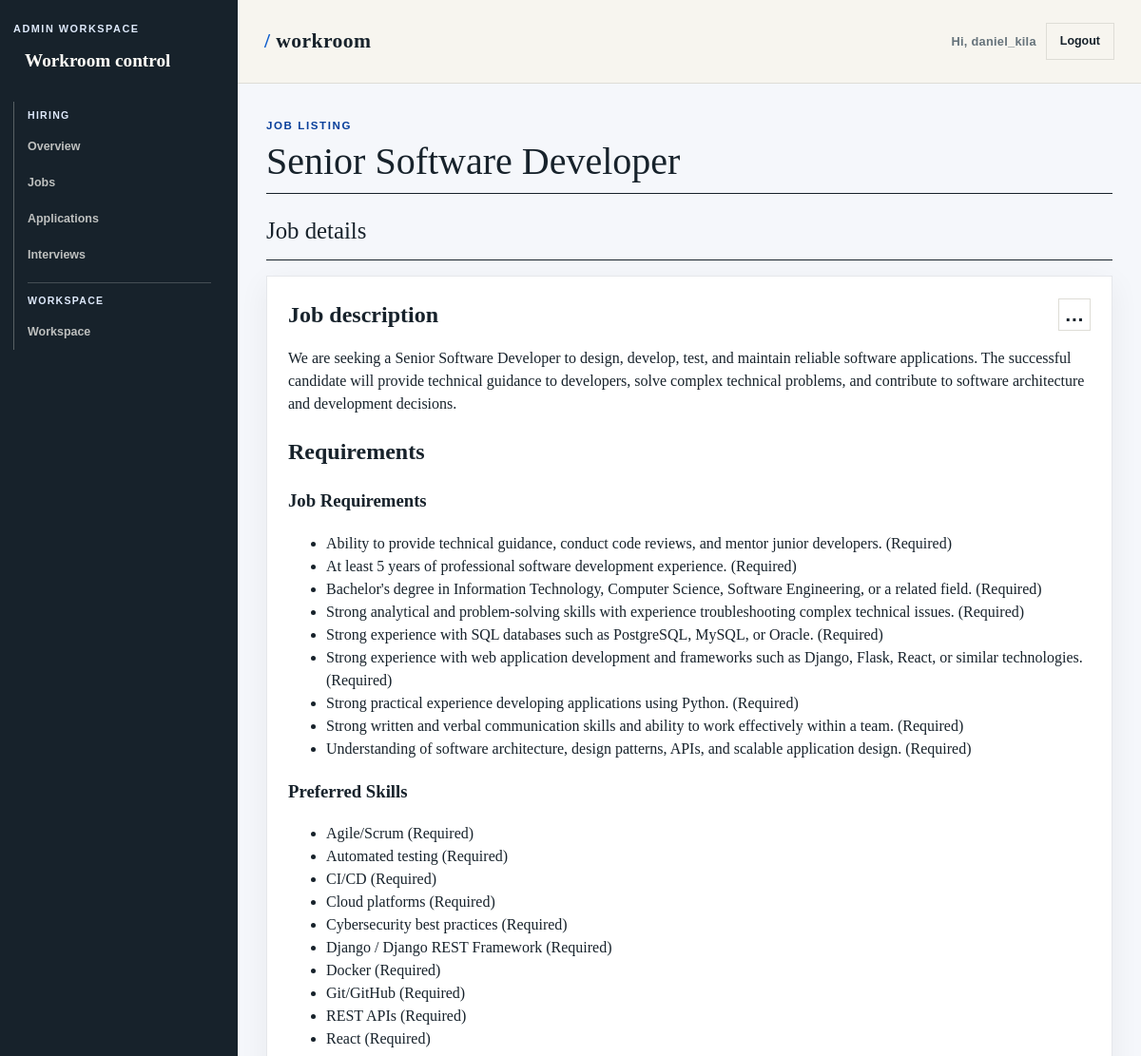
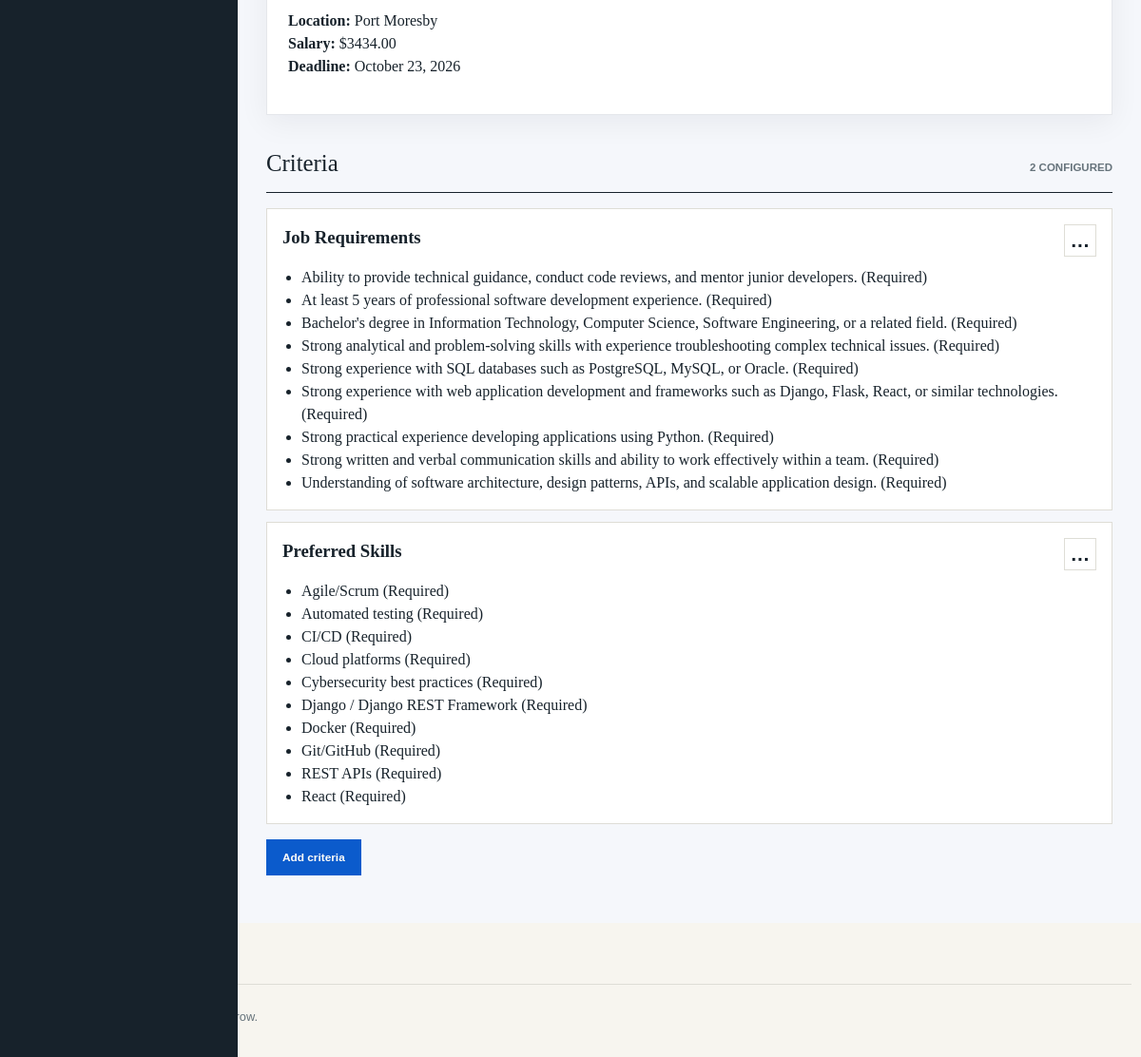
Page /dashboard/job/38/ (signed in) on the committed database (2 pictures, top to bottom).
### job_application/models.py (models this page shows, shortened)
class Job(models.Model):
    workflow = models.ForeignKey(
        'pipeline.Workflow',
        on_delete=models.SET_NULL,
        related_name='jobs',
        null=True,
        blank=True,
    )
    screening_threshold = models.PositiveSmallIntegerField(
        null=True,
        blank=True,
        validators=[MinValueValidator(0), MaxValueValidator(100)],
    )
    title = models.CharField(max_length=100)
    description = models.TextField()
    location = models.CharField(max_length=100)
    salary = models.DecimalField(
        max_digits=10,
        decimal_places=2
    )
    posted_date = models.DateTimeField(auto_now_add=True)
    deadline = models.DateTimeField()
    is_active = models.BooleanField(default=True)
    class Meta:
        db_table = 'main_app_job'

class Criterion(models.Model):
    job = models.ForeignKey(
        Job,
        on_delete=models.CASCADE,
        related_name='criteria',
        null=True,
        blank=True,
    )
    name = models.CharField(max_length=150)
    class Meta:
        db_table = 'main_app_criterion'
        ordering = ('name',)
        verbose_name = 'Criterion'
        verbose_name_plural = 'Criteria'

class Requirement(models.Model):
    criterion = models.ForeignKey(
        Criterion,
        on_delete=models.CASCADE,
        related_name='requirements'
    )
    description = models.TextField()
    required = models.BooleanField(default=True)
    class Meta:
        db_table = 'main_app_requirement'
        ordering = ('description',)

### dashboard/views.py (the view, shortened to what this page needs)
# urls.py: path('job/<int:pk>/', views.admin_job_detail, name='admin_job_detail'),
@admin_required
def admin_job_detail(request, pk):
	job = get_object_or_404(Job, pk=pk)
	criteria = job.criteria.prefetch_related('requirements').all()
	return render(request, 'dashboard/jobs/detail.html', {
		'job': job,
		'criteria': criteria,
	})

### dashboard/views.py (called while the page is built)
def _is_admin(user):
	if user.is_superuser:
		return True
	profile = UserProfile.objects.filter(user=user).first()
	return profile is not None and profile.role == UserProfile.Role.ADMIN

def admin_required(view):
	@login_required
	@wraps(view)
	def wrapped(request, *args, **kwargs):
		if not _is_admin(request.user):
			raise Http404
		return view(request, *args, **kwargs)
	return wrapped

### tempates/dashboard/jobs/detail.html (shortened to what this page needs)
{% extends 'dashboard/base.html' %}
{% block dashboard_content %}
<div class="job-detail-page">
    <header class="dashboard-heading">
        <div>
            <p class="eyebrow">Job listing</p>
            <h1>{{ job.title }}</h1>
        </div>
    </header>
    <div class="job-layout">
        <div class="job-main">
            <section class="section-block">
                <div class="section-heading">
                    <h2>Job details</h2>
                </div>
                <div class="panel" style="padding:22px">
                    <div class="job-description-heading">
                        <h2>Job description</h2>
                        <details class="job-menu">
                            <summary aria-label="More job actions">&hellip;</summary>
                        </details>
                    </div>
                    <p>{{ job.description }}</p>
                    <h2>Requirements</h2>
                    {% if criteria %}
                        {% for criterion in criteria %}
                            <h3>{{ criterion.name }}</h3>
                            {% if criterion.requirements.all %}
                                <ul>
                                    {% for requirement in criterion.requirements.all %}
                                        <li>{{ requirement.description }}{% if requirement.required %} (Required){% endif %}</li>
                                    {% endfor %}
                                </ul>
                            {% endif %}
                        {% endfor %}
                    {% else %}
                        <p>No requirements listed.</p>
                    {% endif %}
                    <p><strong>Location:</strong> {{ job.location }}<br><strong>Salary:</strong> ${{ job.salary }}<br><strong>Deadline:</strong> {{ job.deadline|date:'F j, Y' }}</p>
                </div>
            </section>
            <section class="section-block">
                <div class="section-heading">
                    <h2>Criteria</h2>
                    <span class="section-count">{{ criteria|length }} configured</span>
                </div>
                {% if criteria %}
                    <div class="criterion-list">
                        {% for criterion in criteria %}
                            <article class="criterion-card">
                                <div class="criterion-card-heading">
                                    <h3>{{ criterion.name }}</h3>
                                    <details class="job-menu">
                                        <summary aria-label="More actions for {{ criterion.name }}">&hellip;</summary>
                                    </details>
                                </div>
                                {% if criterion.requirements.all %}
                                    <ul class="criterion-requirements">
                                        {% for requirement in criterion.requirements.all %}
                                            <li>{{ requirement.description }}{% if requirement.required %} (Required){% endif %}</li>
                                        {% endfor %}
                                    </ul>
                                {% else %}
                                    <p class="empty-state">No requirements configured.</p>
                                {% endif %}
                            </article>
                        {% endfor %}
                    </div>
                {% else %}
                    <p class="empty-state">No criteria configured.</p>
                {% endif %}
            </section>
            <div class="criteria-add-action">
                <button id="add-criterion-toggle" class="submit-button" type="button">Add criteria</button>
            </div>
        </div>
    </div>
</div>
{% endblock %}

### tempates/base.html (shortened to what this page needs)
{% load static %}
<!DOCTYPE html>
<html lang="en">
<head>
    <link rel="stylesheet" href="{% static 'css/auth.css' %}">
</head>
<body>
    <header class="site-header">
        <a class="brand" href="{% url 'home' %}"><span class="brand-mark">/</span> workroom</a>
        <nav class="header-actions" aria-label="Account actions">
            {% if request.user.is_authenticated %}
                <span class="header-user">Hi, {{ request.user.username }}</span>
                <a class="header-logout" href="{% url 'logout' %}">Logout</a>
            {% else %}
                <a class="header-button" href="{% url 'login' %}">Login</a>
                <a class="header-button header-button--register" href="{% url 'register' %}">Register</a>
            {% endif %}
        </nav>
    </header>
    <main>{% block content %}{% endblock %}</main>
    <footer class="site-footer">
        <span>Workroom</span> · Find work with room to grow.
    </footer>
</body>
</html>

### tempates/base.html (style rules this page uses)
:root { --ink: #17222b; --muted: #66737b; --paper: #f7f5ef; --surface: #fffdf8; --line: #deddd6; --accent: #0b5bcc; --accent-dark: #083f9b; --soft-accent: #dfeafc; }
* { box-sizing: border-box; }
body { margin: 0; background: var(--paper); color: var(--ink); font-family: Georgia, 'Times New Roman', serif; line-height: 1.5; }
a { color: inherit; }
.site-header { align-items: center; border-bottom: 1px solid var(--line); display: flex; justify-content: space-between; margin: 0 auto; max-width: 1180px; padding: 24px 28px; }
.brand { font-size: 1.35rem; font-weight: 700; letter-spacing: .02em; text-decoration: none; }
.brand-mark { color: var(--accent); }
.header-actions { align-items: center; display: flex; gap: 10px; }
.header-user { color: var(--muted); font-family: Arial, sans-serif; font-size: .8rem; font-weight: 700; letter-spacing: .02em; }
.header-logout { border: 1px solid var(--line); color: var(--ink); font-family: Arial, sans-serif; font-size: .78rem; font-weight: 700; padding: 9px 14px; text-decoration: none; }
main { min-height: calc(100vh - 170px); }
.site-footer { border-top: 1px solid var(--line); color: var(--muted); font-family: Arial, sans-serif; font-size: .8rem; margin: 64px auto 0; max-width: 1180px; padding: 24px 28px 32px; }

### tempates/dashboard/base.html (style rules this page uses)
.sidebar-kicker, .eyebrow { color: var(--accent-dark); font-family: Arial, sans-serif; font-size: .72rem; font-weight: 700; letter-spacing: .14em; margin: 0 0 14px; text-transform: uppercase; }
.site-header { margin-left: 250px; max-width: none; width: calc(100% - 250px); }
.dashboard-heading { align-items: end; border-bottom: 1px solid var(--ink); display: flex; justify-content: space-between; gap: 16px; margin-bottom: 20px; padding-bottom: 12px; }
.dashboard-heading .eyebrow { margin-bottom: 8px; }
.dashboard-heading h1 { font-size: 2.5rem; font-weight: 400; line-height: 1.05; margin: 0; }
.access-label, .section-count { color: var(--muted); font: 700 .72rem Arial, sans-serif; text-transform: uppercase; }
.section-block { margin-top: 32px; }
.section-heading { align-items: baseline; border-bottom: 1px solid var(--ink); display: flex; justify-content: space-between; gap: 16px; margin-bottom: 16px; padding-bottom: 12px; }
.section-heading h2 { font-size: 1.55rem; font-weight: 400; margin: 0; }
.panel { background: #fff; border: 1px solid #e5e7eb; border-radius: 0; box-shadow: 0 8px 30px rgba(15, 23, 42, .06); overflow-x: auto; }
.dashboard-shell :is(a, button) { border-radius: 0 !important; }
.submit-button, .btn { background: var(--accent); border: 1px solid var(--accent); color: #fffdf8; cursor: pointer; font: 700 .74rem Arial, sans-serif; padding: 11px 16px; text-decoration: none; }

### tempates/dashboard/jobs/detail.html (style rules this page uses)
.job-detail-page { margin-top: 8px; }
.job-layout { display: block; }
.job-main { min-width: 0; }
.job-detail-page .job-main > .section-block:first-child { margin-top: 0; }
.job-detail-page .panel { border-radius: 0; }
.job-description-heading { align-items: center; display: flex; justify-content: space-between; }
.job-description-heading h2 { margin: 0; }
.job-menu { position: relative; }
.job-menu > summary { align-items: center; border: 1px solid var(--line); cursor: pointer; display: flex; font: 700 1.3rem Arial, sans-serif; height: 34px; justify-content: center; list-style: none; width: 34px; }
.criterion-list { display: grid; gap: 12px; }
.criterion-card { background: #fff; border: 1px solid var(--line); padding: 16px; }
.criterion-card-heading { align-items: flex-start; display: flex; gap: 12px; justify-content: space-between; }
.criterion-card-heading h3 { margin: 0; }
.criterion-requirements { margin: 10px 0 0; padding-left: 20px; }
.criteria-add-action { margin-top: 16px; }

### rows in the picture
Job: title "Senior Software Developer", description "We are seeking a Senior Software Developer to design, develop, test, and maintain reliable software applications. The successful candidate will provide technical guidance to developers, solve complex technical problems, and contribute to software architecture and development decisions.", location "Port Moresby", salary "3434.00", deadline "October 23, 2026"
Criterion: name "Job Requirements"
Requirement: description "Ability to provide technical guidance, conduct code reviews, and mentor junior developers.", required "(Required)"
Requirement: description "At least 5 years of professional software development experience.", required "(Required)"
Requirement: description "Bachelor's degree in Information Technology, Computer Science, Software Engineering, or a related field.", required "(Required)"
Requirement: description "Strong analytical and problem-solving skills with experience troubleshooting complex technical issues.", required "(Required)"
Requirement: description "Strong experience with SQL databases such as PostgreSQL, MySQL, or Oracle.", required "(Required)"
Requirement: description "Strong experience with web application development and frameworks such as Django, Flask, React, or similar technologies.", required "(Required)"
Requirement: description "Strong practical experience developing applications using Python.", required "(Required)"
Requirement: description "Strong written and verbal communication skills and ability to work effectively within a team.", required "(Required)"
Requirement: description "Understanding of software architecture, design patterns, APIs, and scalable application design.", required "(Required)"
Criterion: name "Preferred Skills"
Requirement: description "Agile/Scrum", required "(Required)"
Requirement: description "Automated testing", required "(Required)"
Requirement: description "CI/CD", required "(Required)"
Requirement: description "Cloud platforms", required "(Required)"
Requirement: description "Cybersecurity best practices", required "(Required)"
Requirement: description "Django / Django REST Framework", required "(Required)"
Requirement: description "Docker", required "(Required)"
Requirement: description "Git/GitHub", required "(Required)"
Requirement: description "REST APIs", required "(Required)"
Requirement: description "React", required "(Required)"

### other values in the picture
{{ request.user.username }} "daniel_kila"
{{ criteria|length }} "2"
